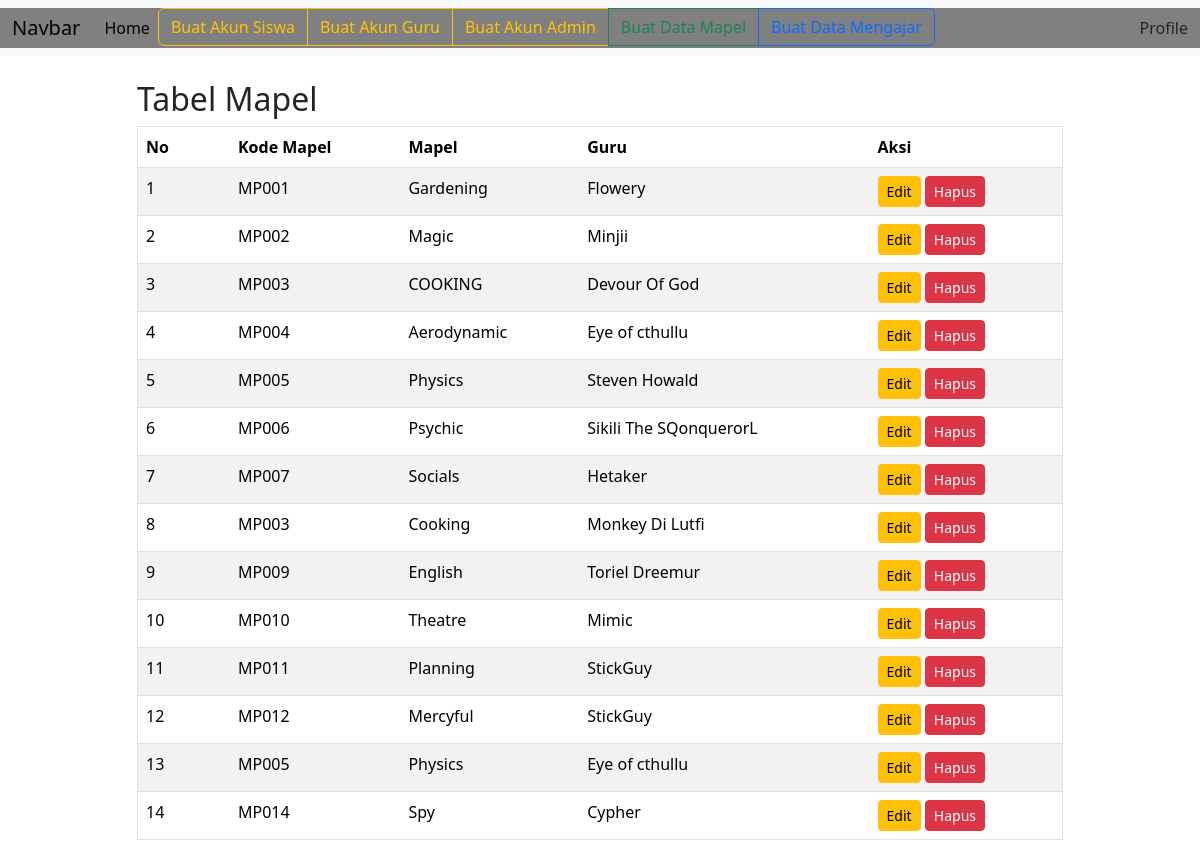
Page /tabel/mapel.php (signed in) on the committed database.
### tables this page shows
CREATE TABLE `mapel` (
  `id` int(11) NOT NULL,
  `kode_mapel` varchar(10) NOT NULL,
  `nama` varchar(255) NOT NULL,
  `guru_id` int(11) NOT NULL
);

CREATE TABLE `guru` (
  `id` int(11) NOT NULL,
  `nip` int(11) NOT NULL,
  `nama` varchar(255) NOT NULL,
  `jenis_kelamin` set('Laki-Laki','Perempuan') NOT NULL,
  `user_id` int(11) NOT NULL
);

### tabel/mapel.php (the view, shortened to what this page needs)
<?php
include("../header.php");
$sql = "SELECT mapel.id, kode_mapel, mapel.nama, guru_id, guru.nama AS nama_guru
FROM mapel
LEFT JOIN guru ON mapel.guru_id = guru.id
ORDER BY mapel.id asc;";
$mapelsql = mysqli_query($konek, $sql);
$mapel = mysqli_fetch_all($mapelsql, MYSQLI_ASSOC);
$o = 1;
?>
    <body>
        <div class="container my-4">
            <div class="row justify-content-center">
                <div class="col-md-10">
                    <h2>Tabel Mapel</h2>
                    <table id="tabelUser" class="table table-striped table-hover border">
                        <thead>
                            <tr>
                                <th scope="col" style="width: 10%;">No</th>
                                <th scope="col">Kode Mapel</th>
                                <th scope="col">Mapel</th>
                                <th scope="col">Guru</th>
                                <th scope="col">Aksi</th>
                            </tr>
                         </thead>
                         <tbody>
                            <?php if (count($mapel) > 0): ?>
                                <?php foreach($mapel as $i): ?>
                                    <tr>
                                        <td><?= $o++; ?></td>
                                        <td><?= $i['kode_mapel']; ?></td>
                                        <td><?= $i['nama']; ?></td>
                                        <td><?= $i['nama_guru']; ?></td>
                                        <td>
                                            <a href="../form_manip/form_edit_mapel.php?id=<?= $i['id']; ?>&&kode=<?= $i['kode_mapel']; ?>&&nama=<?= $i['nama']; ?>&&guru=<?= $i['nama_guru']; ?>" class="btn btn-warning btn-sm">Edit</a>
                                            <a href="../aksi/mapel/aksi_hapus.php?id=<?= $i['id']; ?>" onclick="return confirm('Apakah anda yakin ingin menghapus data ini?')" class="btn btn-danger btn-sm">Hapus</a>
                                        </td>
                                    </tr>
                                <?php endforeach; ?>
                            <?php else: ?>
                                <tr>
                                    <td colspan="5">Data Belum Di Isi</td>
                                </tr>
                            <?php endif; ?>
                        </tbody>
                    </table>
                </div>
            </div>
        </div>
    </body>
</html>

### rows in the picture
mapel: kode_mapel "MP001", nama "Gardening", guru.nama "Flowery"
mapel: kode_mapel "MP002", nama "Magic", guru.nama "Minjii"
mapel: kode_mapel "MP003", nama "COOKING", guru.nama "Devour Of God"
mapel: kode_mapel "MP004", nama "Aerodynamic", guru.nama "Eye of cthullu"
mapel: kode_mapel "MP005", nama "Physics", guru.nama "Steven Howald"
mapel: kode_mapel "MP006", nama "Psychic", guru.nama "Sikili The SQonquerorL"
mapel: kode_mapel "MP007", nama "Socials", guru.nama "Hetaker"
mapel: kode_mapel "MP003", nama "Cooking", guru.nama "Monkey Di Lutfi"
mapel: kode_mapel "MP009", nama "English", guru.nama "Toriel Dreemur"
mapel: kode_mapel "MP010", nama "Theatre", guru.nama "Mimic"
mapel: kode_mapel "MP011", nama "Planning", guru.nama "StickGuy"
mapel: kode_mapel "MP012", nama "Mercyful", guru.nama "StickGuy"
mapel: kode_mapel "MP005", nama "Physics", guru.nama "Eye of cthullu"
mapel: kode_mapel "MP014", nama "Spy", guru.nama "Cypher"
